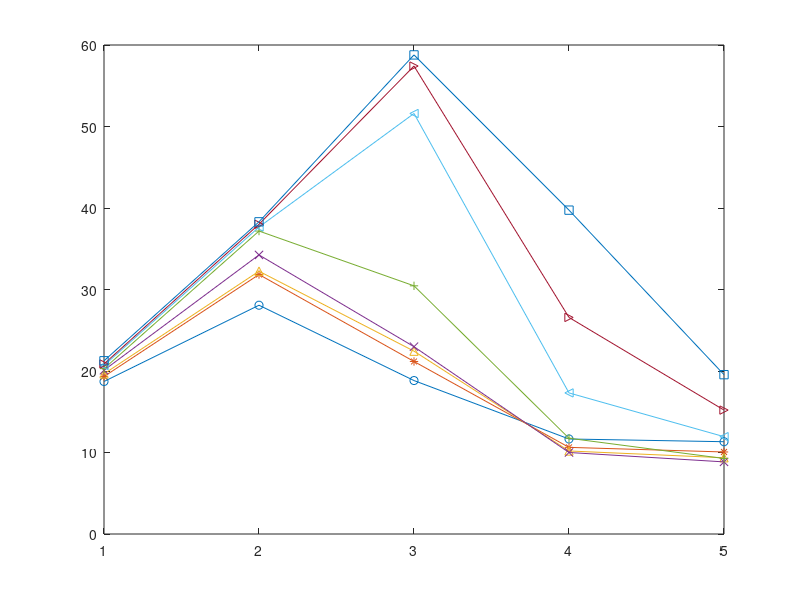

This figure's MATLAB source: (Note: this script raises an error after producing the figure.)
load("one_all_master_list_1.mat");
one_all_master_list = all_master_list;
load("one_all_master_list_2.mat");
one_all_master_list = cat(3,one_all_master_list,all_master_list);
sum_one_all_master_list = sum(mean(one_all_master_list,3),2);

load("two_all_master_list_1.mat");
two_all_master_list = all_master_list;
load("two_all_master_list_2.mat");
two_all_master_list = cat(3,two_all_master_list,all_master_list);
load("two_all_master_list_3.mat");
two_all_master_list = cat(3,two_all_master_list,all_master_list);
sum_two_all_master_list = sum(mean(two_all_master_list,3),2);

load("three_all_master_list_1.mat");
three_all_master_list = all_master_list;
load("three_all_master_list_2.mat");
three_all_master_list = cat(3,three_all_master_list,all_master_list);
sum_three_all_master_list = sum(mean(three_all_master_list,3),2);

load("four_all_master_list_1.mat");
four_all_master_list = all_master_list;
load("four_all_master_list_2.mat");
four_all_master_list = cat(3,four_all_master_list,all_master_list);
load("four_all_master_list_3.mat");
four_all_master_list = cat(3,four_all_master_list,all_master_list);
sum_four_all_master_list = sum(mean(four_all_master_list,3),2);

load("five_all_master_list_1.mat");
five_all_master_list = all_master_list;
load("five_all_master_list_2.mat");
five_all_master_list = cat(3,five_all_master_list,all_master_list);
sum_five_all_master_list = sum(mean(five_all_master_list,3),2);


all_data = [sum_one_all_master_list';sum_two_all_master_list';sum_three_all_master_list';sum_four_all_master_list'; sum_five_all_master_list']';
L_list = 1:5;

plot(L_list,all_data(1,:),'DisplayName','5 IRS elements','Marker','o');
hold on;
plot(L_list,all_data(2,:),'DisplayName','10 IRS elements','Marker','*');
plot(L_list,all_data(3,:),'DisplayName','15 IRS elements','Marker','^');
plot(L_list,all_data(4,:),'DisplayName','20 IRS elements','Marker','x');
plot(L_list,all_data(5,:),'DisplayName','25 IRS elements','Marker','+');
plot(L_list,all_data(6,:),'DisplayName','30 IRS elements','Marker','<');
plot(L_list,all_data(7,:),'DisplayName','35 IRS elements','Marker','>');
plot(L_list,all_data(8,:),'DisplayName','40 IRS elements','Marker','s');
ax = gca;
ax.FontSize = 12;
xlabel('Number of Pairs')
ylabel('Sum of individual secrecy rates(bits/sec/Hz)')
lgd = legend('Location','eastoutside');
lgd.FontSize = 12;
